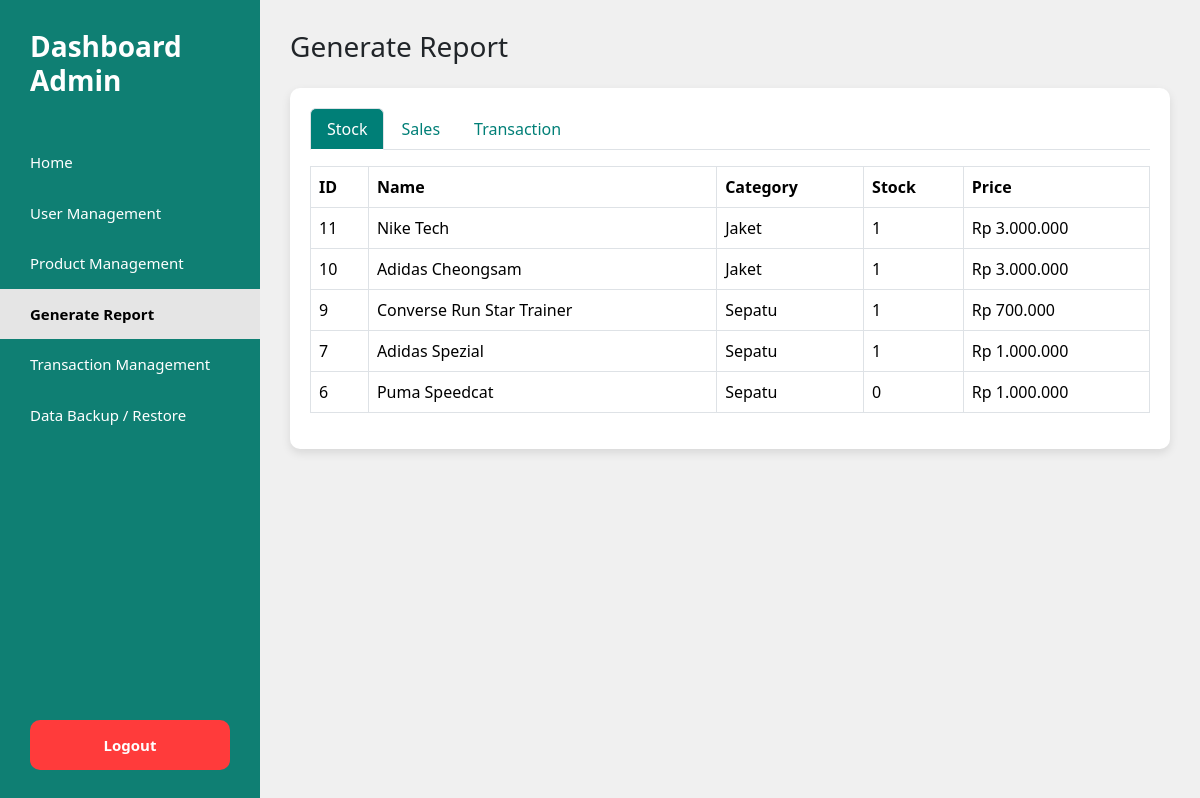
The page /admin/report.php (signed in) on the database its author committed.
### tables this page shows
CREATE TABLE `products` (
  `id` int(11) NOT NULL AUTO_INCREMENT,
  `name` varchar(255) DEFAULT NULL,
  `category` varchar(100) DEFAULT NULL,
  `price` int(11) DEFAULT NULL,
  `stock` int(11) DEFAULT NULL,
  `image` varchar(255) DEFAULT NULL,
  `description` text DEFAULT NULL,
  PRIMARY KEY (`id`)
);

### admin/report.php (the view, shortened to what this page needs)
<?php
require_once "config/database.php";
$stock = mysqli_query($conn,"SELECT * FROM products ORDER BY id DESC");
?>
<!DOCTYPE html>
<html>
<head>
<link href="https://cdn.jsdelivr.net/npm/bootstrap@5.3.3/dist/css/bootstrap.min.css" rel="stylesheet">
</head>
<body>
<?php include 'includes/sidebar.php'; ?>
<div class="main-content">
<h3 class="mb-4">Generate Report</h3>
<div class="card-box">
<ul class="nav nav-tabs mb-3">
<li class="nav-item">
<button class="nav-link active" data-bs-toggle="tab" data-bs-target="#stock">Stock</button>
</li>
<li class="nav-item">
<button class="nav-link" data-bs-toggle="tab" data-bs-target="#sales">Sales</button>
</li>
<li class="nav-item">
<button class="nav-link" data-bs-toggle="tab" data-bs-target="#transaction">Transaction</button>
</li>
</ul>
<div class="tab-content">
<div class="tab-pane fade show active" id="stock">
<table class="table table-bordered">
<thead class="table-header">
<tr>
<th>ID</th>
<th>Name</th>
<th>Category</th>
<th>Stock</th>
<th>Price</th>
</tr>
</thead>
<tbody>
<?php while($row = mysqli_fetch_assoc($stock)): ?>
<tr>
<td><?= $row['id'] ?></td>
<td><?= $row['name'] ?></td>
<td><?= $row['category'] ?></td>
<td><?= $row['stock'] ?></td>
<td>Rp <?= number_format($row['price'],0,',','.') ?></td>
</tr>
<?php endwhile; ?>
</tbody>
</table>
</div>
</div>
</div>
</div>
</body>
</html>

### admin/report.php (style rules this page uses)
.main-content { margin-left:240px; padding:30px; }
.nav-tabs .nav-link { color:#007F77; font-weight:500; }
.nav-tabs .nav-link.active { background:#007F77; color:white; }
.table-header { background:#007F77 !important; color:white !important; }
.card-box { background:white; padding:20px; border-radius:10px; box-shadow:0 4px 10px rgba(0,0,0,0.1); }

### admin/includes/sidebar.php (style rules this page uses)
.main-content { margin-left:260px; padding:30px; background:#f0f0f0; min-height:100vh; }

### rows shown on the page
products: id "11", name "Nike Tech", category "Jaket", stock "1", price "3.000.000"
products: id "10", name "Adidas Cheongsam", category "Jaket", stock "1", price "3.000.000"
products: id "9", name "Converse Run Star Trainer", category "Sepatu", stock "1", price "700.000"
products: id "7", name "Adidas Spezial", category "Sepatu", stock "1", price "1.000.000"
products: id "6", name "Puma Speedcat", category "Sepatu", stock "0", price "1.000.000"
